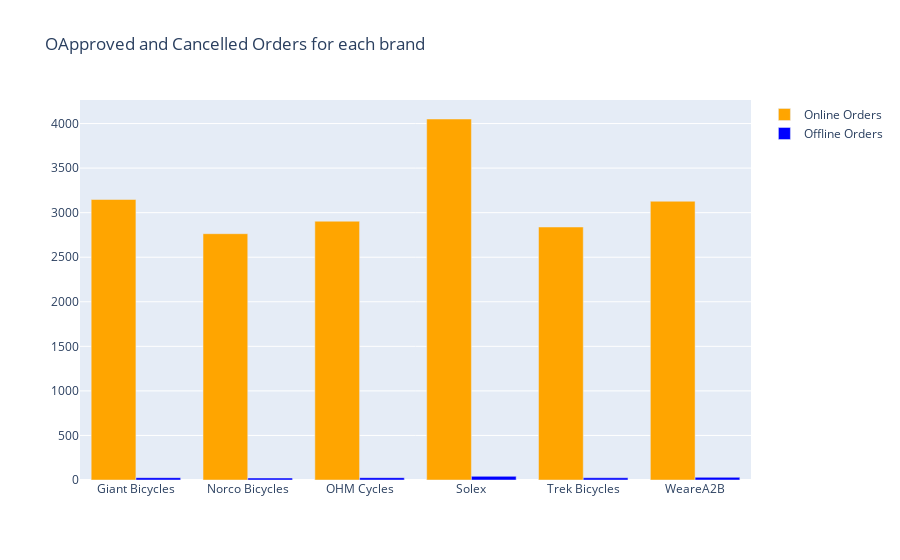

Here is the notebook cell this chart was saved with:
### Code cell
fig = go.Figure()
fig.add_trace(go.Bar(y = orders_counts.Approved, x = orders_counts.Brand,
              name='Online Orders', marker_color='orange'))
fig.add_trace(go.Bar(y= orders_counts.Cancelled, x = orders_counts.Brand,
              name='Offline Orders', marker_color='blue'))
fig.update_layout(title='OApproved and Cancelled Orders for each brand')
fig.show()

### Figure 1 — Plotly figure (JSON) as saved in the notebook; plotly's stock layout.template omitted (floating-point values rounded to 4 significant figures)
{"data": [{"marker": {"color": "orange"}, "name": "Online Orders", "type": "bar", "x": ["Giant Bicycles", "Norco Bicycles", "OHM Cycles", "Solex", "Trek Bicycles", "WeareA2B"], "y": [3148, 2764, 2904, 4051, 2839, 3128]}, {"marker": {"color": "blue"}, "name": "Offline Orders", "type": "bar", "x": ["Giant Bicycles", "Norco Bicycles", "OHM Cycles", "Solex", "Trek Bicycles", "WeareA2B"], "y": [26, 22, 26, 41, 25, 30]}], "layout": {"title": {"text": "OApproved and Cancelled Orders for each brand"}}}
